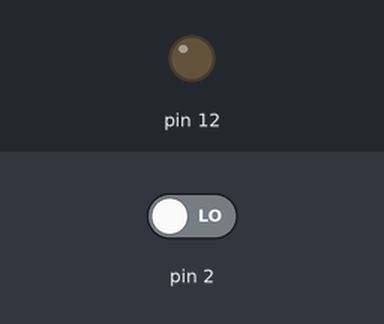
Bench run of a sketch on a simulated Arduino Uno, built with avr-gcc and run on an emulated ATmega328P. Shown: output pins drawn as LEDs (lit = HIGH). The test bench sets the inputs (shaded band); at power-on: pin 2 LOW. What the sketch prints to the serial monitor is not drawn.

Above: at 1.2 s.
1.3 s: pin 2 driven HIGH
At 2.8 s:
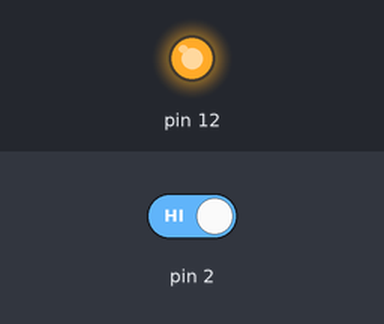
3.8 s: pin 2 driven LOW
At 4.5 s:
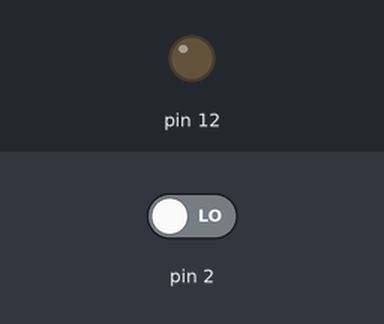
Timing chart, 0 to 6.8 s (numbered marks = the images above; inputs shaded):
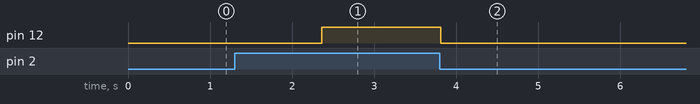

Measured:
- after the input at 1.3 s, pin 12: LOW → HIGH after 1.1 s
- after the input at 3.8 s, pin 12: HIGH → LOW at once

The sketch:

ChallengeB.ino
```cpp
int switchState = 0;
int potPin = A5;
int val;
int lastSwitchState = 0;
bool isOn = false;

void setup() {
  pinMode(12, OUTPUT);
  pinMode(2, INPUT);
  Serial.begin(9600);
}

double convPercent(double input) {
  return input / 1024 * 100;
}
void loop() {
  switchState = digitalRead(2);
  Serial.println(isOn);
  if (switchState != lastSwitchState){
    if (switchState == HIGH) {
      Serial.println("High");
      isOn = !isOn;
    } else {
      Serial.println("Low");
    }
    digitalWrite(12, LOW);
    delay(50);
  }
  lastSwitchState = switchState;
  while (isOn == true) {
    delay(1000);
    for (int i = 0; i < 5; i++) {
      digitalWrite(12, HIGH);
      if (digitalRead(2) == HIGH) {
        isOn = false;
        break;
      }
      delay(200);
      digitalWrite(12, LOW);
      if (digitalRead(2) == HIGH) {
        isOn = false;
        break;
      }
      delay(200);
    }
    for (int i = 0; i < 70; i++) {
      delay(100);
      if (digitalRead(2) == HIGH) {
        isOn = false;
        break;
      }
    }
  }
}
```
